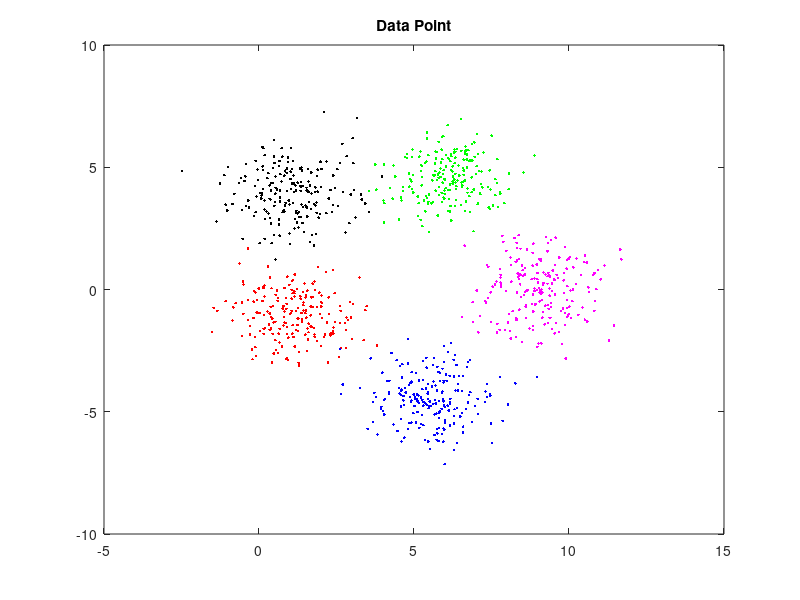
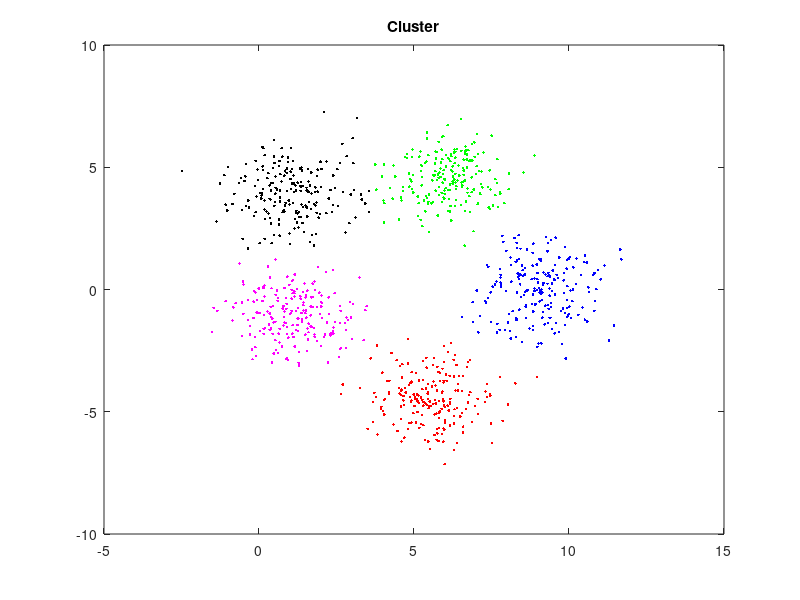

Reproduce these figures in MATLAB, in order.
clc;
clear;
close all;

load('data1');
plot(x1(:,1), x1(:,2), 'r.'); hold on;
plot(x2(:,1), x2(:,2), 'b.');
plot(x3(:,1), x3(:,2), 'k.');
plot(x4(:,1), x4(:,2), 'g.');
plot(x5(:,1), x5(:,2), 'm.');
title('Data Point');


N = size(X, 1);
ITERATIONS = 100;
NUM_CLASS = 5;

mu = [randi([-2, 12]), randi([-8, 8]);
    randi([-2, 12]), randi([-8, 8]);
    randi([-2, 12]), randi([-8, 8]);
    randi([-2, 12]), randi([-8, 8]);
    randi([-2, 12]), randi([-8, 8])];

for i = 1:ITERATIONS  
    distance = zeros(N, NUM_CLASS);
    for j = 1:NUM_CLASS
        tmp = X - ones([N, 1]) * mu(j,:);
        dis = tmp(:, 1).^2 + tmp(:, 2).^2;
        distance(:, j) = dis;
    end
    
    [dis, label] = min(distance, [], 2);
    new_mu = mu;
    for j = 1:NUM_CLASS
        new_mu(j, :) = mean(X(label == j, :));
    end
    
    if all(mu == new_mu)
        break;
    else
        mu = new_mu;
    end
end

figure(2)
plot(X(label == 1,1), X(label == 1,2), 'r.'); hold on;
plot(X(label == 2,1), X(label == 2,2), 'b.');
plot(X(label == 3,1), X(label == 3,2), 'k.');
plot(X(label == 4,1), X(label == 4,2), 'g.');
plot(X(label == 5,1), X(label == 5,2), 'm.');
title('Cluster');